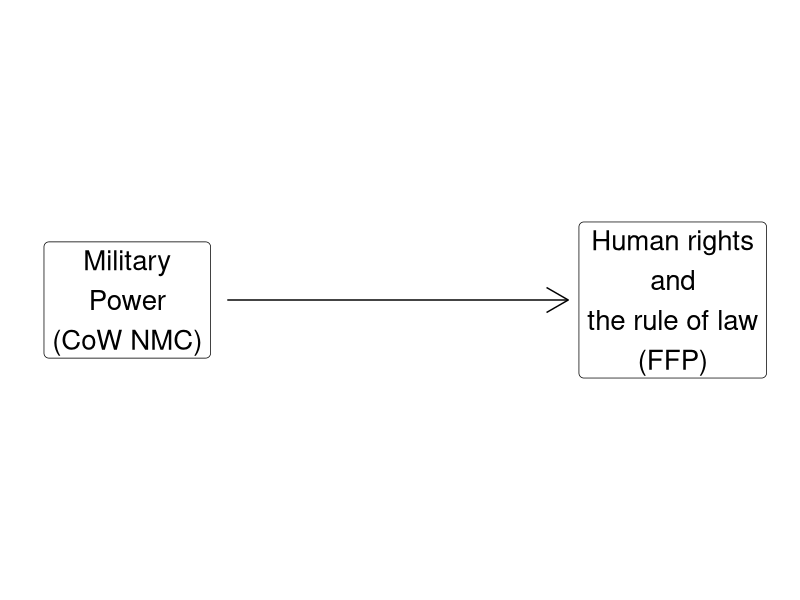

Here is the R script that generated this plot: (Note: this script raises an error after producing the figure.)
## ---- chunk 1
library(tidyverse)
library(readxl)
library(kableExtra)
## ---- chunk 2
## Manual DAG
d1 <- tibble(
  x = c(-3, 3),
  y = c(1, 1),
  labels = c("Military\nPower\n(CoW NMC)", "Human rights\nand\nthe rule of law\n(FFP)")
)

ggplot(data = d1, aes(x = x, y = y)) +
  geom_point(size = 8) +
  theme_void() +
  coord_cartesian(xlim = c(-4, 4)) +
  geom_label(aes(label = labels), size = 7) +
  annotate("segment", x = -1.9, xend = 1.85, y = 1, yend = 1, arrow = arrow())
## ---- chunk 3
set.seed(134)

mpg |>
  slice_sample(n = 9) |>
  kbl(digits = 1, align = c('l', 'l', rep('c', 9))) |>
  kableExtra::kable_styling(font_size = 24)
## ---- chunk 4
knitr::include_graphics("Images/01_2-levels_measurement.png")
## ---- chunk 5
set.seed(134)

mpg |>
  slice_sample(n = 9) |>
  kbl(digits = 1, align = c('l', 'l', rep('c', 9))) |>
  column_spec(6:7, background = "pink") |>
  kableExtra::kable_styling(font_size = 22)
## ---- chunk 6
options(width = 60)
## ---- chunk 7
table(mpg$trans)
## ---- chunk 8
table(mpg$drv)
## ---- chunk 9
table(mpg$trans, mpg$drv)
## ---- chunk 10
options(width = 60)
## ---- chunk 11
proportions(table(mpg$trans))
## ---- chunk 12
proportions(table(mpg$drv))
## ---- chunk 13
proportions(table(mpg$trans, mpg$drv))
## ---- chunk 14
proportions(table(mpg$class, mpg$drv))
## ---- chunk 15
# Proportions by Row
proportions(table(mpg$class, mpg$drv), margin = 1)
## ---- chunk 16
# Proportions by Column
proportions(table(mpg$class, mpg$drv), margin = 2)
## ---- chunk 17
knitr::include_graphics("Images/08_2-probability.jpg")
## ---- chunk 18
# Proportions by Row
proportions(table(mpg$class, mpg$drv), margin = 1)
## ---- chunk 19
set.seed(134)

mpg |>
  slice_sample(n = 7) |>
  kbl(digits = 1, align = c('l', 'l', rep('c', 9))) |>
  column_spec(7:8, background = "pink") |>
  kableExtra::kable_styling(font_size = 24)
## ---- chunk 20
table(mpg$drv)
## ---- chunk 21
summary(mpg$cty)
## ---- chunk 22
options(width = 80)
## ---- chunk 23
aggregate(data = mpg, cty ~ drv, FUN = summary)
## ---- chunk 24
aggregate(data = mpg, cty ~ drv, FUN = summary)
## ---- chunk 25
aggregate(data = mpg, hwy ~ drv, FUN = summary)
## ---- chunk 26
set.seed(134)

mpg |>
  slice_sample(n = 9) |>
  kbl(digits = 1, align = c('l', 'l', rep('c', 9))) |>
  column_spec(c(3, 8), background = "pink") |>
  kableExtra::kable_styling(font_size = 22)
## ---- chunk 27
aggregate(data = mpg, cty ~ displ, FUN = summary)
## ---- chunk 28
# Use the cut function and save the new variable in mpg
mpg$displ2 <- cut(x = mpg$displ, breaks = c(0, 4, 8), 
                  labels = c("Small", "Large"))
## ---- chunk 29
# Check that the new variable was saved
table(mpg$displ2)
## ---- chunk 30
table(mpg$displ2)
summary(mpg$cty)
## ---- chunk 31
aggregate(data = mpg, cty ~ displ2, FUN = summary)
## ---- chunk 32
quantile(mpg$displ)
## ---- chunk 33
mpg$displ2 <- cut(x = mpg$displ, 
                  breaks = c(0, 2.4, 3.3, 4.6, 8), 
                  labels = c("1st Quartile", "2nd Quartile", 
                             "3rd Quartile", "4th Quartile"))
## ---- chunk 34
aggregate(data = mpg, cty ~ displ2, FUN = summary)
## ---- chunk 35
set.seed(134)

mpg |>
  select(-displ2) |>
  slice_sample(n = 8) |>
  kbl(digits = 1, align = c('l', 'l', rep('c', 9))) |>
  column_spec(c(3, 8), background = "pink") |>
  kableExtra::kable_styling(font_size = 22)
## ---- chunk 36
## Show correlations
cor_examples <- function(sd) {
    tibble(
    x = rnorm(50, mean = 8, sd = 2),
    y = x + rnorm(50, 0, sd),
    Group = str_c("Correlation: ", round(cor(x, y), 2))
    )
}

# Generate sims
set.seed(54)
rbind(cor_examples(1),
      cor_examples(3),
      cor_examples(18)) |>
ggplot(aes(x = x, y = y)) +
    geom_point() +
    geom_smooth(method = "lm", se = FALSE) +
    theme_bw() +
  labs(x = "", y = "") +
    facet_wrap(~Group, scales = "free")
## ---- chunk 37
# Show inverse correlations
inv_cor_examples <- function(sd) {
    tibble(
    x = rnorm(50, mean = 8, sd = 2),
    y = -2 * x + rnorm(50, 0, sd),
    Group = str_c("Correlation: ", round(cor(x, y), 2))
    )
}

set.seed(54)
rbind(inv_cor_examples(2),
      inv_cor_examples(6),
      inv_cor_examples(11)) |>
ggplot(aes(x = x, y = y)) +
    geom_point() +
    geom_smooth(method = "lm", se = FALSE) +
    theme_bw() +
  labs(x = "", y = "") +
    facet_wrap(~Group, scales = "free")
## ---- chunk 38
knitr::include_graphics("Images/10_1-Engines-Types.gif")
## ---- chunk 39
knitr::include_graphics("Images/10_1-mpg1.png")
## ---- chunk 40
pair1 <- tibble(anscombe[, c("x1", "y1")]) |> rename(x = x1, y = y1) |> mutate(Group = "Example 1")
pair2 <- tibble(anscombe[, c("x2", "y2")]) |> rename(x = x2, y = y2) |> mutate(Group = "Example 2")
pair3 <- tibble(anscombe[, c("x3", "y3")]) |> rename(x = x3, y = y3) |> mutate(Group = "Example 3")
pair4 <- tibble(anscombe[, c("x4", "y4")]) |> rename(x = x4, y = y4) |> mutate(Group = "Example 4")

d <- rbind(pair1, pair2, pair3, pair4)

d |>
    ggplot(aes(x = x, y = y)) +
    geom_point() +
    #geom_smooth(method = "lm", se = FALSE) +
    theme_bw() +
    facet_wrap(~ Group, ncol = 2) +
  labs(x = "", y = "")
## ---- chunk 41
pair1 <- tibble(anscombe[, c("x1", "y1")]) |> rename(x = x1, y = y1) |> mutate(Group = "Example 1")
pair2 <- tibble(anscombe[, c("x2", "y2")]) |> rename(x = x2, y = y2) |> mutate(Group = "Example 2")
pair3 <- tibble(anscombe[, c("x3", "y3")]) |> rename(x = x3, y = y3) |> mutate(Group = "Example 3")
pair4 <- tibble(anscombe[, c("x4", "y4")]) |> rename(x = x4, y = y4) |> mutate(Group = "Example 4")

d <- rbind(pair1, pair2, pair3, pair4)

d |>
    ggplot(aes(x = x, y = y)) +
    geom_point() +
    geom_smooth(method = "lm", se = FALSE) +
    theme_bw() +
    facet_wrap(~ Group, ncol = 2) +
  labs(x = "", y = "")
## ---- chunk 42
d |>
    group_by(Group) |>
    summarize(
        MeanX = round(mean(x), 1),
        MeanY = round(mean(y), 1),
        Correlation = round(cor(x,y), 2)
        ) |>
  kbl(align = c("l", "c", "c", "c")) |>
  kableExtra::kable_styling(font_size = 26)
## ---- chunk 43
# Calculate the correlation
cor(mpg$cty, mpg$hwy)
## ---- chunk 44
# Test of Correlation (Pearsons)
cor.test(mpg$cty, mpg$hwy)
## ---- chunk 45
diamonds |>
  select(price, cut, clarity, carat) |>
  slice_sample(n = 12) |>
  kbl(align = "c") |>
  kableExtra::kable_styling(font_size = 25)
